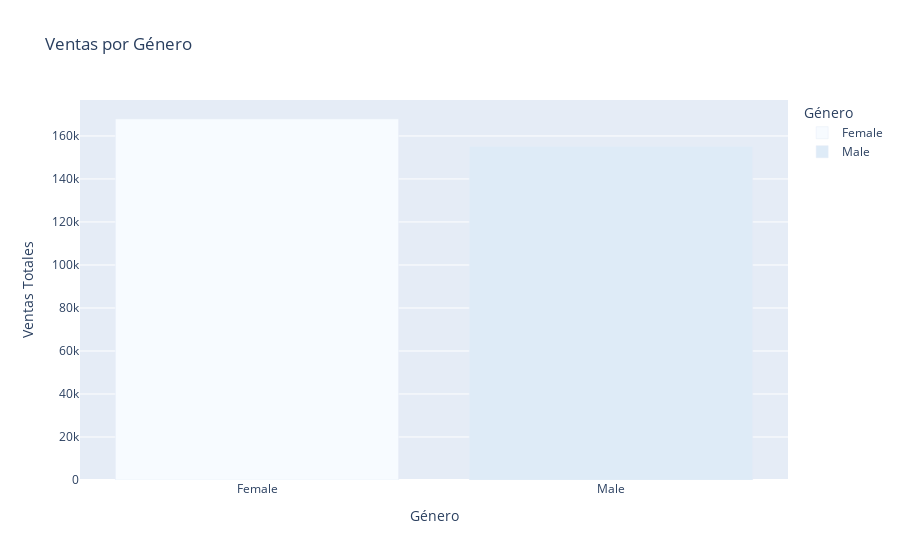

Notebook source saved alongside this figure:
### Markdown cell above
### Venta por Género

### Code cell
df_gender = df.groupby('Gender', as_index=False)['Total'].sum()

fig = px.bar(
    df_gender,
    x='Gender',
    y='Total',
    title='Ventas por Género',
    labels={'Total': 'Ventas Totales', 'Gender': 'Género'},
    color='Gender',
    color_discrete_sequence=px.colors.sequential.Blues
)

fig.show()

### Figure 1 — Plotly figure (JSON) as saved in the notebook; plotly's stock layout.template omitted (floating-point values rounded to 4 significant figures)
{"data": [{"alignmentgroup": "True", "hovertemplate": "Género=%{x}<br>Ventas Totales=%{y}<extra></extra>", "legendgroup": "Female", "marker": {"color": "rgb(247,251,255)", "pattern": {"shape": ""}}, "name": "Female", "offsetgroup": "Female", "orientation": "v", "showlegend": true, "textposition": "auto", "type": "bar", "x": ["Female"], "xaxis": "x", "y": [167900.0], "yaxis": "y"}, {"alignmentgroup": "True", "hovertemplate": "Género=%{x}<br>Ventas Totales=%{y}<extra></extra>", "legendgroup": "Male", "marker": {"color": "rgb(222,235,247)", "pattern": {"shape": ""}}, "name": "Male", "offsetgroup": "Male", "orientation": "v", "showlegend": true, "textposition": "auto", "type": "bar", "x": ["Male"], "xaxis": "x", "y": [155100.0], "yaxis": "y"}], "layout": {"barmode": "relative", "legend": {"title": {"text": "Género"}, "tracegroupgap": 0}, "title": {"text": "Ventas por Género"}, "xaxis": {"anchor": "y", "categoryarray": ["Female", "Male"], "categoryorder": "array", "domain": [0, 1], "title": {"text": "Género"}}, "yaxis": {"anchor": "x", "domain": [0, 1], "title": {"text": "Ventas Totales"}}}}
